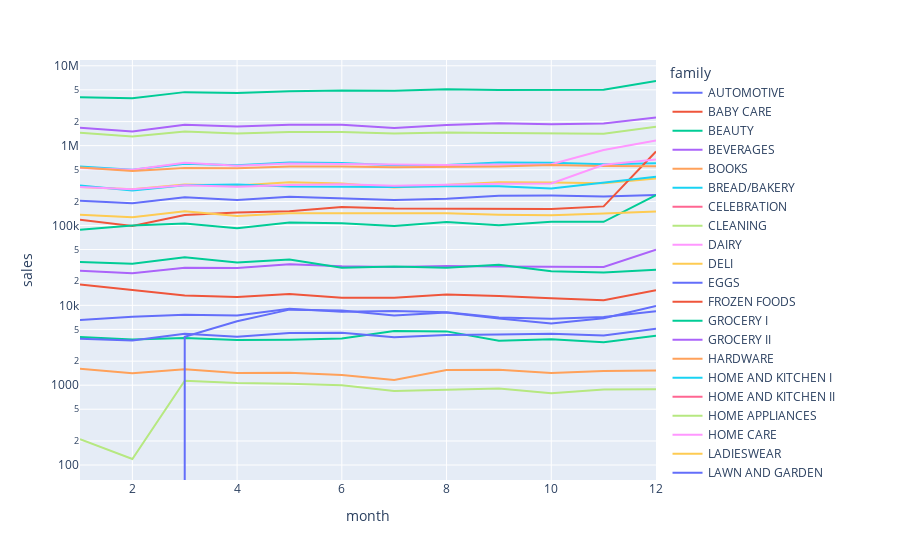

Notebook code for this chart:
### Code cell
px.line(x='month', y='sales', data_frame=df_train_stores_2013_grouped, color='family', log_y=True)

### Figure 1 — Plotly figure (JSON) as saved in the notebook; plotly's stock layout.template omitted (floating-point values rounded to 4 significant figures)
{"data": [{"hovertemplate": "family=AUTOMOTIVE<br>month=%{x}<br>sales=%{y}<extra></extra>", "legendgroup": "AUTOMOTIVE", "line": {"color": "#636efa", "dash": "solid"}, "marker": {"symbol": "circle"}, "mode": "lines", "name": "AUTOMOTIVE", "orientation": "v", "showlegend": true, "type": "scatter", "x": [1, 2, 3, 4, 5, 6, 7, 8, 9, 10, 11, 12], "xaxis": "x", "y": [6557, 7220, 7635, 7485, 9034, 8311, 8508, 8164, 7029, 6803, 7166, 8411], "yaxis": "y"}, {"hovertemplate": "family=BABY CARE<br>month=%{x}<br>sales=%{y}<extra></extra>", "legendgroup": "BABY CARE", "line": {"color": "#EF553B", "dash": "solid"}, "marker": {"symbol": "circle"}, "mode": "lines", "name": "BABY CARE", "orientation": "v", "showlegend": true, "type": "scatter", "x": [1, 2, 3, 4, 5, 6, 7, 8, 9, 10, 11, 12], "xaxis": "x", "y": [0, 0, 0, 0, 0, 0, 0, 0, 0, 0, 0, 0], "yaxis": "y"}, {"hovertemplate": "family=BEAUTY<br>month=%{x}<br>sales=%{y}<extra></extra>", "legendgroup": "BEAUTY", "line": {"color": "#00cc96", "dash": "solid"}, "marker": {"symbol": "circle"}, "mode": "lines", "name": "BEAUTY", "orientation": "v", "showlegend": true, "type": "scatter", "x": [1, 2, 3, 4, 5, 6, 7, 8, 9, 10, 11, 12], "xaxis": "x", "y": [4019, 3747, 3901, 3670, 3716, 3842, 4780, 4720, 3607, 3753, 3446, 4171], "yaxis": "y"}, {"hovertemplate": "family=BEVERAGES<br>month=%{x}<br>sales=%{y}<extra></extra>", "legendgroup": "BEVERAGES", "line": {"color": "#ab63fa", "dash": "solid"}, "marker": {"symbol": "circle"}, "mode": "lines", "name": "BEVERAGES", "orientation": "v", "showlegend": true, "type": "scatter", "x": [1, 2, 3, 4, 5, 6, 7, 8, 9, 10, 11, 12], "xaxis": "x", "y": [1670653, 1508254, 1822220, 1743121, 1824123, 1829106, 1664465, 1810927, 1908153, 1855355, 1895439, 2246064], "yaxis": "y"}, {"hovertemplate": "family=BOOKS<br>month=%{x}<br>sales=%{y}<extra></extra>", "legendgroup": "BOOKS", "line": {"color": "#FFA15A", "dash": "solid"}, "marker": {"symbol": "circle"}, "mode": "lines", "name": "BOOKS", "orientation": "v", "showlegend": true, "type": "scatter", "x": [1, 2, 3, 4, 5, 6, 7, 8, 9, 10, 11, 12], "xaxis": "x", "y": [0, 0, 0, 0, 0, 0, 0, 0, 0, 0, 0, 0], "yaxis": "y"}, {"hovertemplate": "family=BREAD/BAKERY<br>month=%{x}<br>sales=%{y}<extra></extra>", "legendgroup": "BREAD/BAKERY", "line": {"color": "#19d3f3", "dash": "solid"}, "marker": {"symbol": "circle"}, "mode": "lines", "name": "BREAD/BAKERY", "orientation": "v", "showlegend": true, "type": "scatter", "x": [1, 2, 3, 4, 5, 6, 7, 8, 9, 10, 11, 12], "xaxis": "x", "y": [549800.0, 499800.0, 594000.0, 568600.0, 616000.0, 607800.0, 568500.0, 574400.0, 615400.0, 610600.0, 585900.0, 601300.0], "yaxis": "y"}, {"hovertemplate": "family=CELEBRATION<br>month=%{x}<br>sales=%{y}<extra></extra>", "legendgroup": "CELEBRATION", "line": {"color": "#FF6692", "dash": "solid"}, "marker": {"symbol": "circle"}, "mode": "lines", "name": "CELEBRATION", "orientation": "v", "showlegend": true, "type": "scatter", "x": [1, 2, 3, 4, 5, 6, 7, 8, 9, 10, 11, 12], "xaxis": "x", "y": [0, 0, 0, 0, 0, 0, 0, 0, 0, 0, 0, 0], "yaxis": "y"}, {"hovertemplate": "family=CLEANING<br>month=%{x}<br>sales=%{y}<extra></extra>", "legendgroup": "CLEANING", "line": {"color": "#B6E880", "dash": "solid"}, "marker": {"symbol": "circle"}, "mode": "lines", "name": "CLEANING", "orientation": "v", "showlegend": true, "type": "scatter", "x": [1, 2, 3, 4, 5, 6, 7, 8, 9, 10, 11, 12], "xaxis": "x", "y": [1448851, 1302978, 1505390, 1421226, 1486295, 1483938, 1420483, 1462219, 1435825, 1414118, 1408284, 1724908], "yaxis": "y"}, {"hovertemplate": "family=DAIRY<br>month=%{x}<br>sales=%{y}<extra></extra>", "legendgroup": "DAIRY", "line": {"color": "#FF97FF", "dash": "solid"}, "marker": {"symbol": "circle"}, "mode": "lines", "name": "DAIRY", "orientation": "v", "showlegend": true, "type": "scatter", "x": [1, 2, 3, 4, 5, 6, 7, 8, 9, 10, 11, 12], "xaxis": "x", "y": [523737, 499873, 612508, 559590, 595657, 590898, 576927, 572921, 580773, 584096, 880313, 1161600], "yaxis": "y"}, {"hovertemplate": "family=DELI<br>month=%{x}<br>sales=%{y}<extra></extra>", "legendgroup": "DELI", "line": {"color": "#FECB52", "dash": "solid"}, "marker": {"symbol": "circle"}, "mode": "lines", "name": "DELI", "orientation": "v", "showlegend": true, "type": "scatter", "x": [1, 2, 3, 4, 5, 6, 7, 8, 9, 10, 11, 12], "xaxis": "x", "y": [304200.0, 283800.0, 327300.0, 316200.0, 347300.0, 335900.0, 298600.0, 325400.0, 347100.0, 346300.0, 337000.0, 388400.0], "yaxis": "y"}, {"hovertemplate": "family=EGGS<br>month=%{x}<br>sales=%{y}<extra></extra>", "legendgroup": "EGGS", "line": {"color": "#636efa", "dash": "solid"}, "marker": {"symbol": "circle"}, "mode": "lines", "name": "EGGS", "orientation": "v", "showlegend": true, "type": "scatter", "x": [1, 2, 3, 4, 5, 6, 7, 8, 9, 10, 11, 12], "xaxis": "x", "y": [203442, 190424, 225027, 208200, 229575, 220594, 209272, 216552, 236446, 236916, 230636, 241805], "yaxis": "y"}, {"hovertemplate": "family=FROZEN FOODS<br>month=%{x}<br>sales=%{y}<extra></extra>", "legendgroup": "FROZEN FOODS", "line": {"color": "#EF553B", "dash": "solid"}, "marker": {"symbol": "circle"}, "mode": "lines", "name": "FROZEN FOODS", "orientation": "v", "showlegend": true, "type": "scatter", "x": [1, 2, 3, 4, 5, 6, 7, 8, 9, 10, 11, 12], "xaxis": "x", "y": [118100.0, 98710.0, 135600.0, 145700.0, 150800.0, 170300.0, 163800.0, 163100.0, 161100.0, 161400.0, 173500.0, 844200.0], "yaxis": "y"}, {"hovertemplate": "family=GROCERY I<br>month=%{x}<br>sales=%{y}<extra></extra>", "legendgroup": "GROCERY I", "line": {"color": "#00cc96", "dash": "solid"}, "marker": {"symbol": "circle"}, "mode": "lines", "name": "GROCERY I", "orientation": "v", "showlegend": true, "type": "scatter", "x": [1, 2, 3, 4, 5, 6, 7, 8, 9, 10, 11, 12], "xaxis": "x", "y": [4032240, 3919400, 4679847, 4554014, 4806099, 4919672, 4861947, 5077610, 4979594, 5030378, 5027322, 6451806], "yaxis": "y"}, {"hovertemplate": "family=GROCERY II<br>month=%{x}<br>sales=%{y}<extra></extra>", "legendgroup": "GROCERY II", "line": {"color": "#ab63fa", "dash": "solid"}, "marker": {"symbol": "circle"}, "mode": "lines", "name": "GROCERY II", "orientation": "v", "showlegend": true, "type": "scatter", "x": [1, 2, 3, 4, 5, 6, 7, 8, 9, 10, 11, 12], "xaxis": "x", "y": [27039, 25304, 29500, 29395, 32690, 30786, 30109, 31022, 30629, 30423, 30297, 49683], "yaxis": "y"}, {"hovertemplate": "family=HARDWARE<br>month=%{x}<br>sales=%{y}<extra></extra>", "legendgroup": "HARDWARE", "line": {"color": "#FFA15A", "dash": "solid"}, "marker": {"symbol": "circle"}, "mode": "lines", "name": "HARDWARE", "orientation": "v", "showlegend": true, "type": "scatter", "x": [1, 2, 3, 4, 5, 6, 7, 8, 9, 10, 11, 12], "xaxis": "x", "y": [1612, 1414, 1582, 1423, 1431, 1339, 1164, 1554, 1565, 1424, 1501, 1525], "yaxis": "y"}, {"hovertemplate": "family=HOME AND KITCHEN I<br>month=%{x}<br>sales=%{y}<extra></extra>", "legendgroup": "HOME AND KITCHEN I", "line": {"color": "#19d3f3", "dash": "solid"}, "marker": {"symbol": "circle"}, "mode": "lines", "name": "HOME AND KITCHEN I", "orientation": "v", "showlegend": true, "type": "scatter", "x": [1, 2, 3, 4, 5, 6, 7, 8, 9, 10, 11, 12], "xaxis": "x", "y": [0, 0, 0, 0, 0, 0, 0, 0, 0, 0, 0, 0], "yaxis": "y"}, {"hovertemplate": "family=HOME AND KITCHEN II<br>month=%{x}<br>sales=%{y}<extra></extra>", "legendgroup": "HOME AND KITCHEN II", "line": {"color": "#FF6692", "dash": "solid"}, "marker": {"symbol": "circle"}, "mode": "lines", "name": "HOME AND KITCHEN II", "orientation": "v", "showlegend": true, "type": "scatter", "x": [1, 2, 3, 4, 5, 6, 7, 8, 9, 10, 11, 12], "xaxis": "x", "y": [0, 0, 0, 0, 0, 0, 0, 0, 0, 0, 0, 0], "yaxis": "y"}, {"hovertemplate": "family=HOME APPLIANCES<br>month=%{x}<br>sales=%{y}<extra></extra>", "legendgroup": "HOME APPLIANCES", "line": {"color": "#B6E880", "dash": "solid"}, "marker": {"symbol": "circle"}, "mode": "lines", "name": "HOME APPLIANCES", "orientation": "v", "showlegend": true, "type": "scatter", "x": [1, 2, 3, 4, 5, 6, 7, 8, 9, 10, 11, 12], "xaxis": "x", "y": [210, 119, 1137, 1067, 1046, 999, 846, 880, 909, 792, 880, 892], "yaxis": "y"}, {"hovertemplate": "family=HOME CARE<br>month=%{x}<br>sales=%{y}<extra></extra>", "legendgroup": "HOME CARE", "line": {"color": "#FF97FF", "dash": "solid"}, "marker": {"symbol": "circle"}, "mode": "lines", "name": "HOME CARE", "orientation": "v", "showlegend": true, "type": "scatter", "x": [1, 2, 3, 4, 5, 6, 7, 8, 9, 10, 11, 12], "xaxis": "x", "y": [0, 0, 0, 0, 0, 0, 0, 0, 0, 0, 0, 0], "yaxis": "y"}, {"hovertemplate": "family=LADIESWEAR<br>month=%{x}<br>sales=%{y}<extra></extra>", "legendgroup": "LADIESWEAR", "line": {"color": "#FECB52", "dash": "solid"}, "marker": {"symbol": "circle"}, "mode": "lines", "name": "LADIESWEAR", "orientation": "v", "showlegend": true, "type": "scatter", "x": [1, 2, 3, 4, 5, 6, 7, 8, 9, 10, 11, 12], "xaxis": "x", "y": [0, 0, 0, 0, 0, 0, 0, 0, 0, 0, 0, 0], "yaxis": "y"}, {"hovertemplate": "family=LAWN AND GARDEN<br>month=%{x}<br>sales=%{y}<extra></extra>", "legendgroup": "LAWN AND GARDEN", "line": {"color": "#636efa", "dash": "solid"}, "marker": {"symbol": "circle"}, "mode": "lines", "name": "LAWN AND GARDEN", "orientation": "v", "showlegend": true, "type": "scatter", "x": [1, 2, 3, 4, 5, 6, 7, 8, 9, 10, 11, 12], "xaxis": "x", "y": [3808, 3625, 4413, 4029, 4514, 4533, 3980, 4264, 4310, 4406, 4192, 5097], "yaxis": "y"}, {"hovertemplate": "family=LINGERIE<br>month=%{x}<br>sales=%{y}<extra></extra>", "legendgroup": "LINGERIE", "line": {"color": "#EF553B", "dash": "solid"}, "marker": {"symbol": "circle"}, "mode": "lines", "name": "LINGERIE", "orientation": "v", "showlegend": true, "type": "scatter", "x": [1, 2, 3, 4, 5, 6, 7, 8, 9, 10, 11, 12], "xaxis": "x", "y": [18266, 15453, 13302, 12736, 13833, 12484, 12477, 13676, 13137, 12254, 11567, 15449], "yaxis": "y"}, {"hovertemplate": "family=LIQUOR,WINE,BEER<br>month=%{x}<br>sales=%{y}<extra></extra>", "legendgroup": "LIQUOR,WINE,BEER", "line": {"color": "#00cc96", "dash": "solid"}, "marker": {"symbol": "circle"}, "mode": "lines", "name": "LIQUOR,WINE,BEER", "orientation": "v", "showlegend": true, "type": "scatter", "x": [1, 2, 3, 4, 5, 6, 7, 8, 9, 10, 11, 12], "xaxis": "x", "y": [88568, 99682, 106233, 92334, 108818, 106692, 98754, 110217, 100412, 111366, 111098, 239186], "yaxis": "y"}, {"hovertemplate": "family=MAGAZINES<br>month=%{x}<br>sales=%{y}<extra></extra>", "legendgroup": "MAGAZINES", "line": {"color": "#ab63fa", "dash": "solid"}, "marker": {"symbol": "circle"}, "mode": "lines", "name": "MAGAZINES", "orientation": "v", "showlegend": true, "type": "scatter", "x": [1, 2, 3, 4, 5, 6, 7, 8, 9, 10, 11, 12], "xaxis": "x", "y": [0, 0, 0, 0, 0, 0, 0, 0, 0, 0, 0, 0], "yaxis": "y"}, {"hovertemplate": "family=MEATS<br>month=%{x}<br>sales=%{y}<extra></extra>", "legendgroup": "MEATS", "line": {"color": "#FFA15A", "dash": "solid"}, "marker": {"symbol": "circle"}, "mode": "lines", "name": "MEATS", "orientation": "v", "showlegend": true, "type": "scatter", "x": [1, 2, 3, 4, 5, 6, 7, 8, 9, 10, 11, 12], "xaxis": "x", "y": [533200.0, 480400.0, 525500.0, 521200.0, 547500.0, 549800.0, 536100.0, 543100.0, 548600.0, 572500.0, 554300.0, 550700.0], "yaxis": "y"}, {"hovertemplate": "family=PERSONAL CARE<br>month=%{x}<br>sales=%{y}<extra></extra>", "legendgroup": "PERSONAL CARE", "line": {"color": "#19d3f3", "dash": "solid"}, "marker": {"symbol": "circle"}, "mode": "lines", "name": "PERSONAL CARE", "orientation": "v", "showlegend": true, "type": "scatter", "x": [1, 2, 3, 4, 5, 6, 7, 8, 9, 10, 11, 12], "xaxis": "x", "y": [317716, 274064, 319254, 326543, 308987, 304725, 303655, 310536, 309791, 289730, 342552, 407935], "yaxis": "y"}, {"hovertemplate": "family=PET SUPPLIES<br>month=%{x}<br>sales=%{y}<extra></extra>", "legendgroup": "PET SUPPLIES", "line": {"color": "#FF6692", "dash": "solid"}, "marker": {"symbol": "circle"}, "mode": "lines", "name": "PET SUPPLIES", "orientation": "v", "showlegend": true, "type": "scatter", "x": [1, 2, 3, 4, 5, 6, 7, 8, 9, 10, 11, 12], "xaxis": "x", "y": [0, 0, 0, 0, 0, 0, 0, 0, 0, 0, 0, 0], "yaxis": "y"}, {"hovertemplate": "family=PLAYERS AND ELECTRONICS<br>month=%{x}<br>sales=%{y}<extra></extra>", "legendgroup": "PLAYERS AND ELECTRONICS", "line": {"color": "#B6E880", "dash": "solid"}, "marker": {"symbol": "circle"}, "mode": "lines", "name": "PLAYERS AND ELECTRONICS", "orientation": "v", "showlegend": true, "type": "scatter", "x": [1, 2, 3, 4, 5, 6, 7, 8, 9, 10, 11, 12], "xaxis": "x", "y": [0, 0, 0, 0, 0, 0, 0, 0, 0, 0, 0, 0], "yaxis": "y"}, {"hovertemplate": "family=POULTRY<br>month=%{x}<br>sales=%{y}<extra></extra>", "legendgroup": "POULTRY", "line": {"color": "#FF97FF", "dash": "solid"}, "marker": {"symbol": "circle"}, "mode": "lines", "name": "POULTRY", "orientation": "v", "showlegend": true, "type": "scatter", "x": [1, 2, 3, 4, 5, 6, 7, 8, 9, 10, 11, 12], "xaxis": "x", "y": [304300.0, 284400.0, 318800.0, 305200.0, 321600.0, 327400.0, 313600.0, 326400.0, 332700.0, 336500.0, 576800.0, 672200.0], "yaxis": "y"}, {"hovertemplate": "family=PREPARED FOODS<br>month=%{x}<br>sales=%{y}<extra></extra>", "legendgroup": "PREPARED FOODS", "line": {"color": "#FECB52", "dash": "solid"}, "marker": {"symbol": "circle"}, "mode": "lines", "name": "PREPARED FOODS", "orientation": "v", "showlegend": true, "type": "scatter", "x": [1, 2, 3, 4, 5, 6, 7, 8, 9, 10, 11, 12], "xaxis": "x", "y": [136500.0, 127100.0, 151300.0, 131100.0, 142400.0, 142000.0, 141200.0, 142400.0, 136700.0, 134000.0, 141700.0, 150100.0], "yaxis": "y"}, {"hovertemplate": "family=PRODUCE<br>month=%{x}<br>sales=%{y}<extra></extra>", "legendgroup": "PRODUCE", "line": {"color": "#636efa", "dash": "solid"}, "marker": {"symbol": "circle"}, "mode": "lines", "name": "PRODUCE", "orientation": "v", "showlegend": true, "type": "scatter", "x": [1, 2, 3, 4, 5, 6, 7, 8, 9, 10, 11, 12], "xaxis": "x", "y": [0, 0, 4037, 6308, 8836, 8631, 7463, 8118, 6821, 5910, 6887, 9794], "yaxis": "y"}, {"hovertemplate": "family=SCHOOL AND OFFICE SUPPLIES<br>month=%{x}<br>sales=%{y}<extra></extra>", "legendgroup": "SCHOOL AND OFFICE SUPPLIES", "line": {"color": "#EF553B", "dash": "solid"}, "marker": {"symbol": "circle"}, "mode": "lines", "name": "SCHOOL AND OFFICE SUPPLIES", "orientation": "v", "showlegend": true, "type": "scatter", "x": [1, 2, 3, 4, 5, 6, 7, 8, 9, 10, 11, 12], "xaxis": "x", "y": [0, 0, 0, 0, 0, 0, 0, 0, 0, 0, 0, 0], "yaxis": "y"}, {"hovertemplate": "family=SEAFOOD<br>month=%{x}<br>sales=%{y}<extra></extra>", "legendgroup": "SEAFOOD", "line": {"color": "#00cc96", "dash": "solid"}, "marker": {"symbol": "circle"}, "mode": "lines", "name": "SEAFOOD", "orientation": "v", "showlegend": true, "type": "scatter", "x": [1, 2, 3, 4, 5, 6, 7, 8, 9, 10, 11, 12], "xaxis": "x", "y": [34950.0, 33290.0, 40080.0, 34300.0, 37460.0, 29590.0, 30670.0, 29600.0, 32330.0, 26730.0, 25740.0, 27820.0], "yaxis": "y"}], "layout": {"legend": {"title": {"text": "family"}, "tracegroupgap": 0}, "margin": {"t": 60}, "xaxis": {"anchor": "y", "domain": [0, 1], "title": {"text": "month"}}, "yaxis": {"anchor": "x", "domain": [0, 1], "title": {"text": "sales"}, "type": "log"}}}
